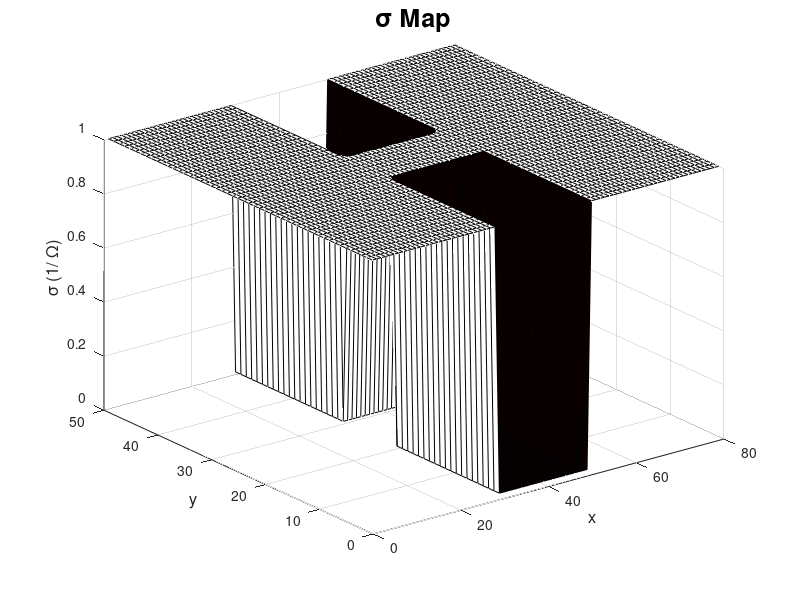
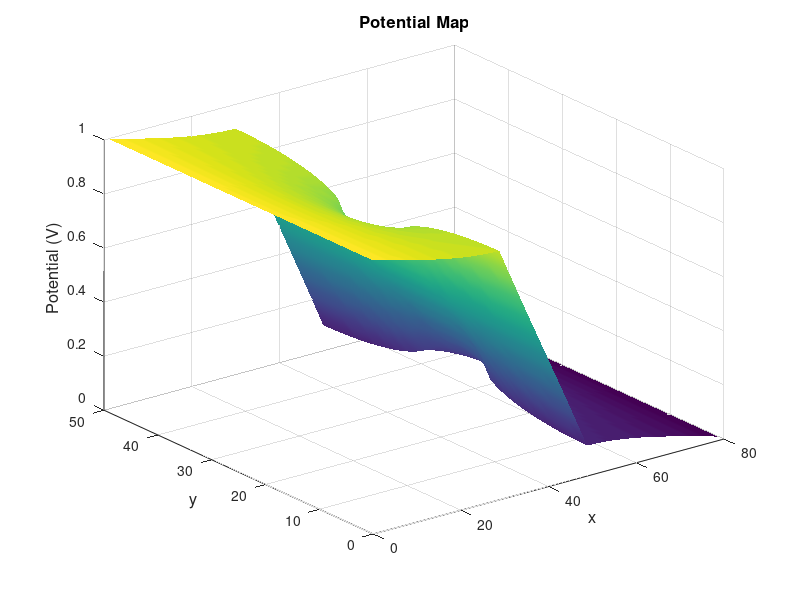

Write the MATLAB code that produced these figures, in order. (Note: this script raises an error after producing the figures.)
%Sarah Dolan, ELEC 4700, February 2022
%% Question 2
% The purpose of this code is solve for the electro static current in a
% rectangular region using the finite difference method. A "bottle-neck",
% high density region is added.

close all
set(0, 'DefaultFigureWindowStyle', 'docked')

% Dimesions
passageWidth = 10;
passageLength = 20;
nx = 80;
ny = 50; 
l = 1; % length
w = 3*l/2; % width

% Sigma Map
sigma_out = 1;
sigma_in = 10^-2;

cMap = (1/sigma_out) * ones(nx, ny);

% Boundary conditions
boundary_top = 0;
boundary_bottom = 0;
boundary_left = 1;
boundary_right = 0;

% distance between points
d = 1;
d2 = d^2;

%Boxes!
num_boxes = 2;
Boxes = {};
Box{1}.y =[1 1/2*(ny-passageWidth) ];
Box{1}.x =[1/2*(nx-passageLength) 1/2*(nx+passageLength)];
Box{2}.y =[1/2*(ny+passageWidth) ny];
Box{2}.x =[1/2*(nx-passageLength) 1/2*(nx+passageLength)];

for n = 1:num_boxes
cMap(Box{n}.x(1):Box{n}.x(2), Box{n}.y(1):Box{n}.y(2)) = (sigma_in); %Box positions of cMap assigned the desired internal sigma
end

% Matrices
G = sparse(nx*ny);
B = zeros(1,nx*ny);

%--------------------------------------------------------------------------
% Iterative Solution
for i = 1:nx
    for j = 1:ny
        n = j + (i - 1) * ny;

        if i == 1
            G(n, :) = 0;
            G(n, n) = 1;
            B(n) = boundary_left;

        elseif i == nx
            G(n, :) = 0;
            G(n, n) = 1;

        elseif j == 1
            nxm = j + (i - 2) * ny;
            nxp = j + (i) * ny;
            nyp = j + 1 + (i - 1) * ny;

            rxm = (cMap(i, j) + cMap(i - 1, j)) / 2.0;
            rxp = (cMap(i, j) + cMap(i + 1, j)) / 2.0;
            ryp = (cMap(i, j) + cMap(i, j + 1)) / 2.0;

            G(n, n) = -(rxm+rxp+ryp);
            G(n, nxm) = rxm;
            G(n, nxp) = rxp;
            G(n, nyp) = ryp;

        elseif j ==  ny
            nxm = j + (i - 2) * ny;
            nxp = j + (i) * ny;
            nym = j - 1 + (i - 1) * ny;

            rxm = (cMap(i, j) + cMap(i - 1, j)) / 2.0;
            rxp = (cMap(i, j) + cMap(i + 1, j)) / 2.0;
            rym = (cMap(i, j) + cMap(i, j - 1)) / 2.0;

            G(n, n) = -(rxm + rxp + rym);
            G(n, nxm) = rxm;
            G(n, nxp) = rxp;
            G(n, nym) = rym;
        else
            nxm = j + (i-2)*ny;
            nxp = j + (i)*ny;
            nym = j-1 + (i-1)*ny;
            nyp = j+1 + (i-1)*ny;

            rxm = (cMap(i,j) + cMap(i-1,j))/d2;
            rxp = (cMap(i,j) + cMap(i+1,j))/d2;
            rym = (cMap(i,j) + cMap(i,j-1))/d2;
            ryp = (cMap(i,j) + cMap(i,j+1))/d2;

            G(n,n) = -(rxm+rxp+rym+ryp);
            G(n,nxm) = rxm;
            G(n,nxp) = rxp;
            G(n,nym) = rym;
            G(n,nyp) = ryp;
        end

    end
end

%--------------------------------------------------------------------------
%Potential Solution

V = G\B';
Vmap = zeros(nx,ny);
for i = 1:nx
    for j = 1:ny
        n = j + (i - 1) * ny;

        Vmap(i, j) = V(n);
    end
end


% Electric Field Solutions
for i = 1:nx
    for j = 1:ny
        if i == 1
            Ex(i, j) = (Vmap(i + 1, j) - Vmap(i, j));
        elseif i == nx
            Ex(i, j) = (Vmap(i, j) - Vmap(i - 1, j));
        else
            Ex(i, j) = (Vmap(i + 1, j) - Vmap(i - 1, j)) * 0.5;
        end
        if j == 1
            Ey(i, j) = (Vmap(i, j + 1) - Vmap(i, j));
        elseif j == ny
            Ey(i, j) = (Vmap(i, j) - Vmap(i, j - 1));
        else
            Ey(i, j) = (Vmap(i, j + 1) - Vmap(i, j - 1)) * 0.5;
        end
    end
end

Ex = -Ex;
Ey = -Ey;

% Current Solutions

eFlowx = cMap .* Ex;
eFlowy = cMap .* Ey;

current = (eFlowx.^2+eFlowy.^2).^0.5;
mainCurrent = current(nx/2,ny/2)

%--------------------------------------------------------------------------
%Figures
set(findall(gcf,'-property','FontSize'),'FontSize',12)

%Impedance Plot
surf(cMap');
colormap(hot)
title('\sigma Map','FontSize', 18);
xlabel('x','FontSize', 12) 
ylabel('y','FontSize', 12) 
zlabel('\sigma (1/ \Omega)','FontSize', 12) 

%Potential and Current Plots

figure
surf(Vmap');
shading interp;
title('Potential Map','FontSize', 12);
xlabel('x','FontSize', 12) 
ylabel('y','FontSize', 12) 
zlabel('Potential (V)','FontSize', 12) 

figure
tiledlayout(2,1)
ax1 = nexttile;
surf(current');
shading interp;
colormap(ax1,cool(20));
title('Current Map','FontSize', 12);
xlabel('x','FontSize', 12) 
ylabel('y','FontSize', 12) 
zlabel('Current (A)','FontSize', 12) 

nexttile;
quiver(eFlowx', eFlowy');
hold on
rectangle('Position',[Box{1}.x(1) Box{1}.y(1) (Box{1}.x(2)-Box{1}.x(1)) (Box{1}.y(2)-Box{1}.y(1)) ],'EdgeColor','b');
hold on
rectangle('Position',[Box{2}.x(1) Box{2}.y(1) (Box{2}.x(2)-Box{2}.x(1)) (Box{2}.y(2)-Box{2}.y(1)) ],'EdgeColor','b');
title('Current Flow','FontSize', 12);
xlabel('x','FontSize', 12) 
ylabel('y','FontSize', 12) 
axis([0 nx 0 ny]);

%Potential and Electric Field Plots
figure
tiledlayout(2,1)
ax1b = nexttile;
surf(Ex',Ey');
title('Electric Field Map','FontSize', 12);
xlabel('x','FontSize', 12) 
ylabel('y','FontSize', 12) 
zlabel('Electric Field (V/m)','FontSize', 12) 
shading interp;
colormap(ax1b,cool(20));

nexttile;
quiver(Ex', Ey');
hold on
rectangle('Position',[Box{1}.x(1) Box{1}.y(1) (Box{1}.x(2)-Box{1}.x(1)) (Box{1}.y(2)-Box{1}.y(1)) ],'EdgeColor','b');
hold on
rectangle('Position',[Box{2}.x(1) Box{2}.y(1) (Box{2}.x(2)-Box{2}.x(1)) (Box{2}.y(2)-Box{2}.y(1)) ],'EdgeColor','b');
title('Electric Field Vectors','FontSize', 12);
xlabel('x','FontSize', 12) 
ylabel('y','FontSize', 12) 
axis([0 nx 0 ny]);



% figure
% surf(cMap', current');
% title('Current vs \sigma','FontSize', 12);
% xlabel('x','FontSize', 12) 
% ylabel('y','FontSize', 12) 



